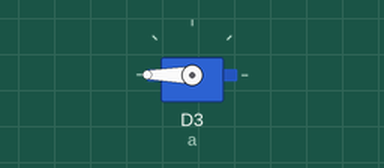
Recording of a sketch running on a simulated ESP8266 (NodeMCU). Shown: servo.

Above: at 0.05 s.
At 6.0 s:
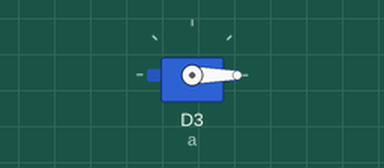
Timing chart, 0 to 7.8 s (numbered marks = the images above):
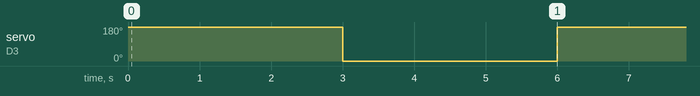

The sketch:

servo.ino
```cpp
// C++ code
//
#include <Servo.h>
Servo myservo; //buat objek servo
int a = D3;
void setup()
{
  myservo.attach(a);
}

void loop()
{
  myservo.write(180);//intrukis servo bergerak ke posisi 180
  delay(3000); // tunggu 3 detik untuk servo bergereak ke posisi yang di tentukan
  myservo.write(0);//intrukis servo bergerak ke posisi 0
  delay(3000); // tunggu 3 detik untuk servo bergereak ke posisi yang di tentukan
}
```

Measured:
- by itself, servo on D3 (a): alternates 180° for 3.0 s and 0° for 3.0 s
